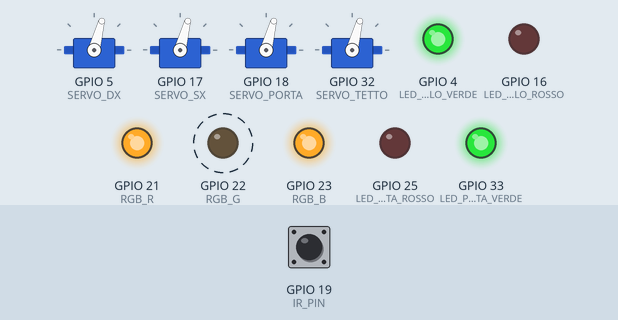
Simulated run of this sketch. Board: ESP32. On the bench: 4 × servo, output pins drawn as LEDs (lit = HIGH). Dashed ring = blinking. Inputs (shaded band) come from the test bench; at power-on: GPIO 19 (IR_PIN) HIGH. WiFi joins after 1.5 s; servers stay silent unless stated; random numbers use the default seed unless the sketch sets one; no MQTT or app messages arrive unless stated; what the sketch prints to the serial monitor is not drawn.

Above: at 2.7 s.
2.8 s: GPIO 19 (IR_PIN) driven LOW
At 5.2 s:
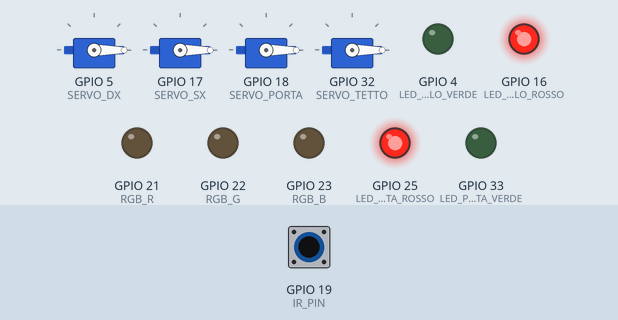
5.5 s: GPIO 19 (IR_PIN) driven HIGH
At 5.65 s:
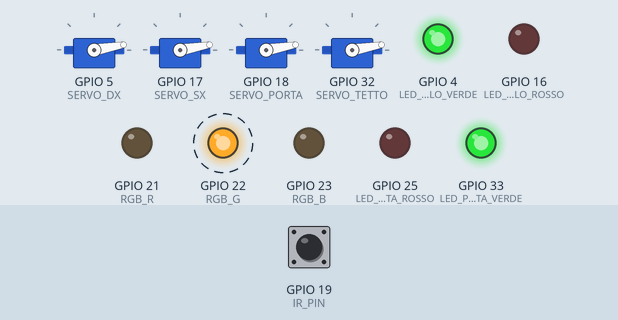
8.5 s: GPIO 19 (IR_PIN) driven LOW
At 8.87 s:
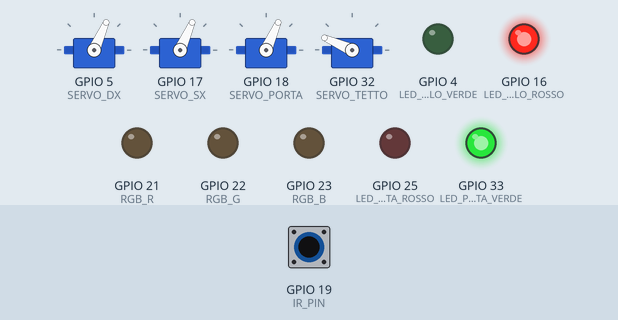
11.5 s: GPIO 19 (IR_PIN) driven HIGH
At 12.02 s:
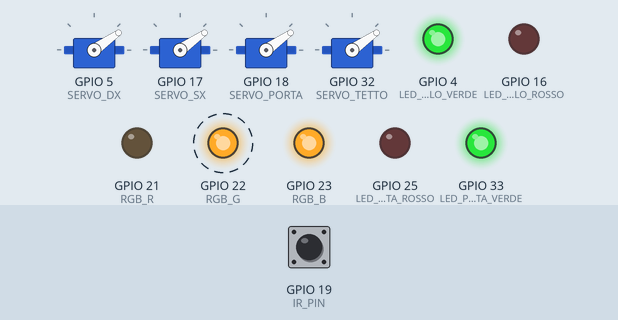
14.5 s: GPIO 19 (IR_PIN) pulsed LOW 2 times (0.12 s each, 0.3 s apart)
At 14.89 s:
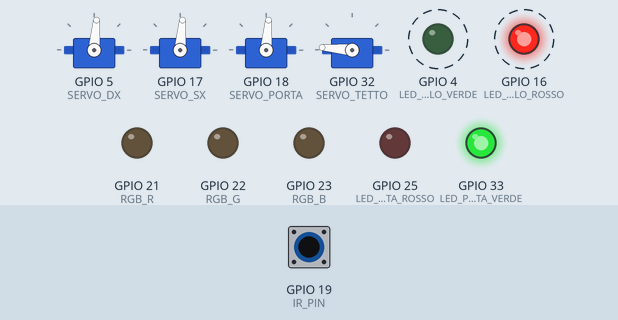
Timing chart, 0 to 18.5 s (numbered marks = the images above; inputs shaded):
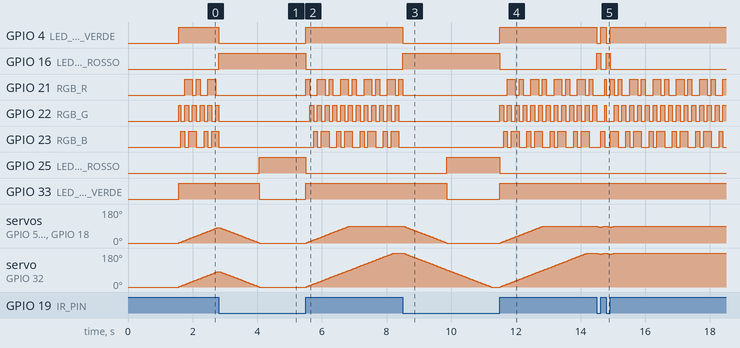

Measured:
- after the input at 2.8 s, GPIO 4 (LED_CANCELLO_VERDE): HIGH → LOW at once; GPIO 16 (LED_CANCELLO_ROSSO): LOW → HIGH at once; GPIO 25 (LED_PORTA_ROSSO): LOW → HIGH after 1.3 s; GPIO 33 (LED_PORTA_VERDE): HIGH → LOW after 1.3 s
- after the input at 5.5 s, GPIO 4 (LED_CANCELLO_VERDE): LOW → HIGH at once; GPIO 16 (LED_CANCELLO_ROSSO): HIGH → LOW at once
- after the input at 8.5 s, GPIO 4 (LED_CANCELLO_VERDE): HIGH → LOW at once; GPIO 16 (LED_CANCELLO_ROSSO): LOW → HIGH at once
- after the input at 11.5 s, GPIO 4 (LED_CANCELLO_VERDE): LOW → HIGH at once; GPIO 16 (LED_CANCELLO_ROSSO): HIGH → LOW at once
- after the input at 14.5 s, GPIO 4 (LED_CANCELLO_VERDE): alternates HIGH for 0.18 s and LOW for 0.12 s, 4 changes in all, then stays HIGH, starting at once; GPIO 16 (LED_CANCELLO_ROSSO): alternates HIGH for 0.12 s and LOW for 0.18 s, 4 changes in all, then stays LOW, starting at once

The sketch:

esp32-esterno-COMPLETO-PHOTOCELL.ino
```cpp
#include <ESP32Servo.h>
#include <WiFi.h>
#include <PubSubClient.h>

/* =========================================
   ESP32 ESTERNO - VERSIONE COMPLETA
   Fotocellula → Animazione Servo Smooth + MQTT Sync
   ========================================= */

// ===== WIFI & MQTT =====
const char* ssid = "Vodafone-E23524170";
const char* password = "JtnLtfg73NXgAt9r";
const char* mqtt_server = "192.168.1.10"; // IP del server (stesso del backend)

WiFiClient espClient;
PubSubClient client(espClient);

// ===== PIN =====
// LED BICOLORE 1 - CANCELLO (segue fotocellula)
#define LED_CANCELLO_VERDE   4
#define LED_CANCELLO_ROSSO   16

// LED BICOLORE 2 - PORTA (segue stato porta)
#define LED_PORTA_VERDE      33
#define LED_PORTA_ROSSO      25

#define IR_PIN               19   // LOW = OCCUPATO, HIGH = LIBERO

#define SERVO_DX    5    // Cancello anta destra
#define SERVO_SX    17   // Cancello anta sinistra
#define SERVO_PORTA 18   // Porta ingresso
#define SERVO_TETTO 32   // Tetto (DS3225MG)

#define RGB_R       21
#define RGB_G       22
#define RGB_B       23

// ===== SERVO =====
Servo cancelloDX, cancelloSX, porta, tetto;

// ===== POSIZIONI ATTUALI =====
int posCancelli = 0;   // 0-90°
int posPorta = 0;      // 0-90°
int posTetto = 0;      // 0-180°

// ===== TARGET (quando fotocellula libera) =====
const int CANCELLO_OPEN = 90;  // 90° apertura cancelli
const int PORTA_OPEN = 90;     // 90° apertura porta
const int TETTO_OPEN = 180;    // 180° apertura tetto

// ===== TIMING =====
unsigned long tServo = 0;      // Timer movimento servo (ogni 15ms)
unsigned long tRGB = 0;        // Timer RGB festa (ogni 120ms)
unsigned long tMQTT = 0;       // Timer pubblicazione MQTT (ogni 500ms)

// ===== RGB FESTA =====
int festaStep = 0;

// ===== STATO =====
bool irLibero = false;

// ===== FUNZIONI MQTT =====
void setup_wifi() {
  delay(10);
  Serial.println();
  Serial.print("📡 Connessione WiFi: ");
  Serial.println(ssid);

  WiFi.begin(ssid, password);

  while (WiFi.status() != WL_CONNECTED) {
    delay(500);
    Serial.print(".");
  }

  Serial.println("");
  Serial.println("✅ WiFi connesso!");
  Serial.print("📍 IP: ");
  Serial.println(WiFi.localIP());
}

void reconnect() {
  while (!client.connected()) {
    Serial.print("🔌 Connessione MQTT...");

    String clientId = "ESP32-Esterno-";
    clientId += String(random(0xffff), HEX);

    if (client.connect(clientId.c_str())) {
      Serial.println(" ✅ MQTT connesso!");
    } else {
      Serial.print(" ❌ Fallito, rc=");
      Serial.print(client.state());
      Serial.println(" ⏳ Riprovo in 5 secondi...");
      delay(5000);
    }
  }
}

void publishMQTT() {
  // Pubblica stato LED (VERDE/ROSSO)
  client.publish("escape/esterno/led/stato", irLibero ? "VERDE" : "ROSSO");

  // Pubblica stato fotocellula
  client.publish("escape/esterno/ir-sensor/stato", irLibero ? "LIBERO" : "OCCUPATO");

  // Pubblica posizioni servo (per sync scena 3D)
  char buffer[8];

  sprintf(buffer, "%d", posCancelli);
  client.publish("escape/esterno/cancello1/posizione", buffer);
  client.publish("escape/esterno/cancello2/posizione", buffer); // Entrambi uguali

  sprintf(buffer, "%d", posPorta);
  client.publish("escape/esterno/porta/posizione", buffer);

  sprintf(buffer, "%d", posTetto);
  client.publish("escape/esterno/tetto/posizione", buffer);
}

void setup() {
  Serial.begin(115200);

  // ===== PIN =====
  pinMode(IR_PIN, INPUT_PULLUP);

  // LED BICOLORE 1 - CANCELLO
  pinMode(LED_CANCELLO_VERDE, OUTPUT);
  pinMode(LED_CANCELLO_ROSSO, OUTPUT);

  // LED BICOLORE 2 - PORTA
  pinMode(LED_PORTA_VERDE, OUTPUT);
  pinMode(LED_PORTA_ROSSO, OUTPUT);

  pinMode(RGB_R, OUTPUT);
  pinMode(RGB_G, OUTPUT);
  pinMode(RGB_B, OUTPUT);

  // ===== SERVO =====
  cancelloDX.attach(SERVO_DX, 500, 2400);
  cancelloSX.attach(SERVO_SX, 500, 2400);
  porta.attach(SERVO_PORTA, 500, 2400);
  tetto.attach(SERVO_TETTO, 500, 2500);

  // Posizioni iniziali (chiuso)
  cancelloDX.write(0);
  cancelloSX.write(0);
  porta.write(0);
  tetto.write(0);

  Serial.println("🎉 Sistema avviato - ESP32 ESTERNO COMPLETO");

  // ===== WIFI & MQTT =====
  setup_wifi();
  client.setServer(mqtt_server, 1883);

  Serial.println("✅ Sistema pronto!");
}

void loop() {
  unsigned long now = millis();

  // ===== MQTT KEEP-ALIVE =====
  if (!client.connected()) {
    reconnect();
  }
  client.loop();

  // ===== LETTURA FOTOCELLULA =====
  // LOW = OCCUPATO → HIGH = LIBERO (fotocellula invertita)
  irLibero = (digitalRead(IR_PIN) == HIGH);

  // ===== LED BICOLORE 1 - CANCELLO (segue fotocellula) =====
  if (irLibero) {
    // LIBERO → Verde acceso, Rosso spento
    digitalWrite(LED_CANCELLO_VERDE, HIGH);
    digitalWrite(LED_CANCELLO_ROSSO, LOW);
  } else {
    // OCCUPATO → Rosso acceso, Verde spento
    digitalWrite(LED_CANCELLO_VERDE, LOW);
    digitalWrite(LED_CANCELLO_ROSSO, HIGH);
  }

  // ===== LED BICOLORE 2 - PORTA (segue stato porta) =====
  if (posPorta > 0) {
    // APERTA → Verde acceso, Rosso spento
    digitalWrite(LED_PORTA_VERDE, HIGH);
    digitalWrite(LED_PORTA_ROSSO, LOW);
  } else {
    // CHIUSA → Rosso acceso, Verde spento
    digitalWrite(LED_PORTA_VERDE, LOW);
    digitalWrite(LED_PORTA_ROSSO, HIGH);
  }

  // ===== MOVIMENTO SERVO SMOOTH =====
  if (now - tServo >= 15) {  // Ogni 15ms = movimento fluido
    tServo = now;

    // Se fotocellula LIBERA → APRI tutto
    if (irLibero) {
      if (posCancelli < CANCELLO_OPEN)  posCancelli++;
      if (posPorta < PORTA_OPEN)         posPorta++;
      if (posTetto < TETTO_OPEN)         posTetto++;
    }
    // Se fotocellula OCCUPATA → CHIUDI tutto
    else {
      if (posCancelli > 0) posCancelli--;
      if (posPorta > 0)    posPorta--;
      if (posTetto > 0)    posTetto--;
    }

    // Scrivi posizioni ai servo
    cancelloDX.write(posCancelli);
    cancelloSX.write(posCancelli);
    porta.write(posPorta);
    tetto.write(posTetto);
  }

  // ===== RGB FESTA (solo se libero) =====
  if (irLibero) {
    if (now - tRGB >= 120) {  // Velocità animazione festa
      tRGB = now;
      festaStep++;

      switch (festaStep % 6) {
        case 0: // ROSSO
          analogWrite(RGB_R, 255);
          analogWrite(RGB_G, 0);
          analogWrite(RGB_B, 0);
          break;
        case 1: // VERDE
          analogWrite(RGB_R, 0);
          analogWrite(RGB_G, 255);
          analogWrite(RGB_B, 0);
          break;
        case 2: // BLU
          analogWrite(RGB_R, 0);
          analogWrite(RGB_G, 0);
          analogWrite(RGB_B, 255);
          break;
        case 3: // GIALLO
          analogWrite(RGB_R, 255);
          analogWrite(RGB_G, 255);
          analogWrite(RGB_B, 0);
          break;
        case 4: // MAGENTA
          analogWrite(RGB_R, 255);
          analogWrite(RGB_G, 0);
          analogWrite(RGB_B, 255);
          break;
        case 5: // CIANO
          analogWrite(RGB_R, 0);
          analogWrite(RGB_G, 255);
          analogWrite(RGB_B, 255);
          break;
      }
    }
  } else {
    // OCCUPATO → RGB spento
    analogWrite(RGB_R, 0);
    analogWrite(RGB_G, 0);
    analogWrite(RGB_B, 0);
  }

  // ===== PUBBLICAZIONE MQTT =====
  if (now - tMQTT >= 500) {  // Ogni 500ms pubblica stato
    tMQTT = now;
    publishMQTT();
  }
}
```
